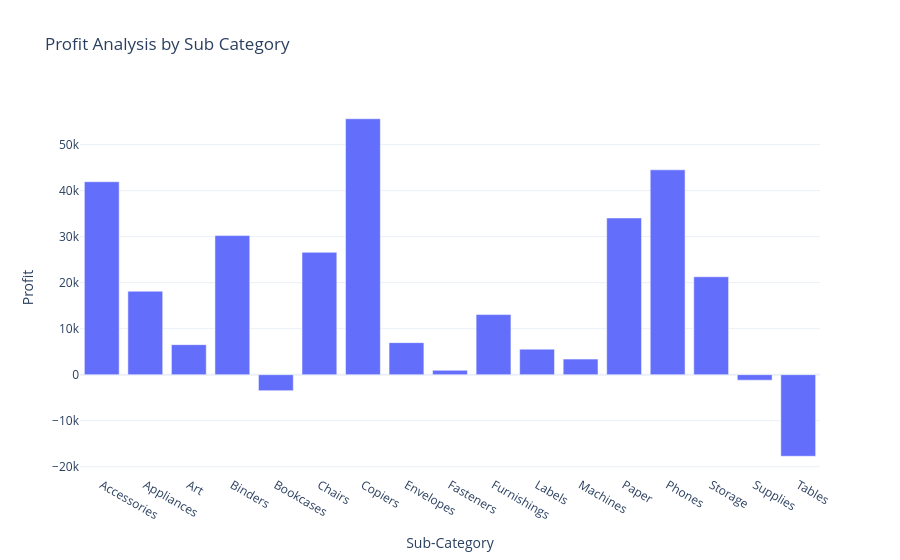

The cell this chart's notebook holds for it:
### Markdown cell above
# Profit By Sub Category

### Code cell
profit_by_category = data.groupby('Sub-Category')['Profit'].sum().reset_index()
fig = px.bar(profit_by_category,
            x='Sub-Category',
            y='Profit',
            title='Profit Analysis by Sub Category')
fig.show()

### Figure 1 — Plotly figure (JSON) as saved in the notebook; plotly's stock layout.template omitted (floating-point values rounded to 4 significant figures)
{"data": [{"hovertemplate": "Sub-Category=%{x}<br>Profit=%{y}<extra></extra>", "legendgroup": "", "marker": {"color": "#636efa", "pattern": {"shape": ""}}, "name": "", "orientation": "v", "showlegend": false, "textposition": "auto", "type": "bar", "x": ["Accessories", "Appliances", "Art", "Binders", "Bookcases", "Chairs", "Copiers", "Envelopes", "Fasteners", "Furnishings", "Labels", "Machines", "Paper", "Phones", "Storage", "Supplies", "Tables"], "xaxis": "x", "y": [41940.0, 18140.0, 6528.0, 30220.0, -3473.0, 26590.0, 55620.0, 6964.0, 949.5, 13060.0, 5546.0, 3385.0, 34050.0, 44520.0, 21280.0, -1189.0, -17730.0], "yaxis": "y"}], "layout": {"barmode": "relative", "legend": {"tracegroupgap": 0}, "title": {"text": "Profit Analysis by Sub Category"}, "xaxis": {"anchor": "y", "domain": [0, 1], "title": {"text": "Sub-Category"}}, "yaxis": {"anchor": "x", "domain": [0, 1], "title": {"text": "Profit"}}}}
